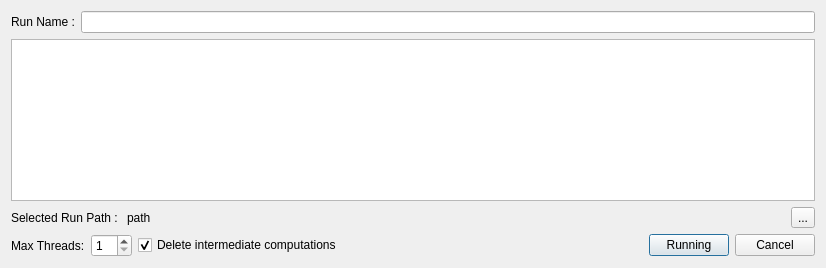
<?xml version="1.0" encoding="UTF-8"?>
<ui version="4.0">
 <class>Dialog</class>
 <widget class="QDialog" name="Dialog">
  <property name="geometry">
   <rect>
    <x>0</x>
    <y>0</y>
    <width>826</width>
    <height>268</height>
   </rect>
  </property>
  <property name="sizePolicy">
   <sizepolicy hsizetype="Minimum" vsizetype="Expanding">
    <horstretch>0</horstretch>
    <verstretch>0</verstretch>
   </sizepolicy>
  </property>
  <property name="maximumSize">
   <size>
    <width>500000</width>
    <height>500000</height>
   </size>
  </property>
  <property name="windowTitle">
   <string>Dialog</string>
  </property>
  <layout class="QGridLayout" name="gridLayout_3">
   <item row="0" column="1">
    <widget class="QLineEdit" name="le_run">
     <property name="font">
      <font>
       <pointsize>9</pointsize>
      </font>
     </property>
    </widget>
   </item>
   <item row="3" column="0" colspan="2">
    <layout class="QHBoxLayout" name="horizontalLayout">
     <item>
      <widget class="QLabel" name="label">
       <property name="text">
        <string>Max Threads:</string>
       </property>
      </widget>
     </item>
     <item>
      <widget class="QSpinBox" name="sp_core">
       <property name="minimum">
        <number>1</number>
       </property>
      </widget>
     </item>
     <item>
      <widget class="QCheckBox" name="del_cpt_assim">
       <property name="text">
        <string>Delete intermediate computations</string>
       </property>
       <property name="checked">
        <bool>true</bool>
       </property>
      </widget>
     </item>
     <item>
      <spacer name="horizontalSpacer">
       <property name="orientation">
        <enum>Qt::Horizontal</enum>
       </property>
       <property name="sizeHint" stdset="0">
        <size>
         <width>40</width>
         <height>20</height>
        </size>
       </property>
      </spacer>
     </item>
     <item>
      <widget class="QPushButton" name="bt_running">
       <property name="text">
        <string>Running</string>
       </property>
      </widget>
     </item>
     <item>
      <widget class="QPushButton" name="bt_cancel">
       <property name="text">
        <string>Cancel</string>
       </property>
      </widget>
     </item>
    </layout>
   </item>
   <item row="0" column="0">
    <widget class="QLabel" name="lbl_run">
     <property name="font">
      <font>
       <pointsize>9</pointsize>
      </font>
     </property>
     <property name="text">
      <string>Run Name :</string>
     </property>
    </widget>
   </item>
   <item row="1" column="0" colspan="2">
    <widget class="QTableWidget" name="table">
     <attribute name="horizontalHeaderCascadingSectionResizes">
      <bool>true</bool>
     </attribute>
     <attribute name="horizontalHeaderStretchLastSection">
      <bool>true</bool>
     </attribute>
    </widget>
   </item>
   <item row="2" column="0" colspan="2">
    <layout class="QHBoxLayout" name="lay_path">
     <item>
      <widget class="QLabel" name="label_2">
       <property name="text">
        <string>Selected Run Path : </string>
       </property>
      </widget>
     </item>
     <item>
      <widget class="QLabel" name="lbl_path">
       <property name="text">
        <string>path</string>
       </property>
      </widget>
     </item>
     <item>
      <spacer name="horizontalSpacer_2">
       <property name="orientation">
        <enum>Qt::Horizontal</enum>
       </property>
       <property name="sizeHint" stdset="0">
        <size>
         <width>40</width>
         <height>20</height>
        </size>
       </property>
      </spacer>
     </item>
     <item>
      <widget class="QToolButton" name="bt_path">
       <property name="text">
        <string>...</string>
       </property>
      </widget>
     </item>
    </layout>
   </item>
  </layout>
 </widget>
 <resources/>
 <connections>
  <connection>
   <sender>bt_cancel</sender>
   <signal>clicked()</signal>
   <receiver>Dialog</receiver>
   <slot>reject()</slot>
   <hints>
    <hint type="sourcelabel">
     <x>512</x>
     <y>147</y>
    </hint>
    <hint type="destinationlabel">
     <x>279</x>
     <y>84</y>
    </hint>
   </hints>
  </connection>
 </connections>
</ui>
